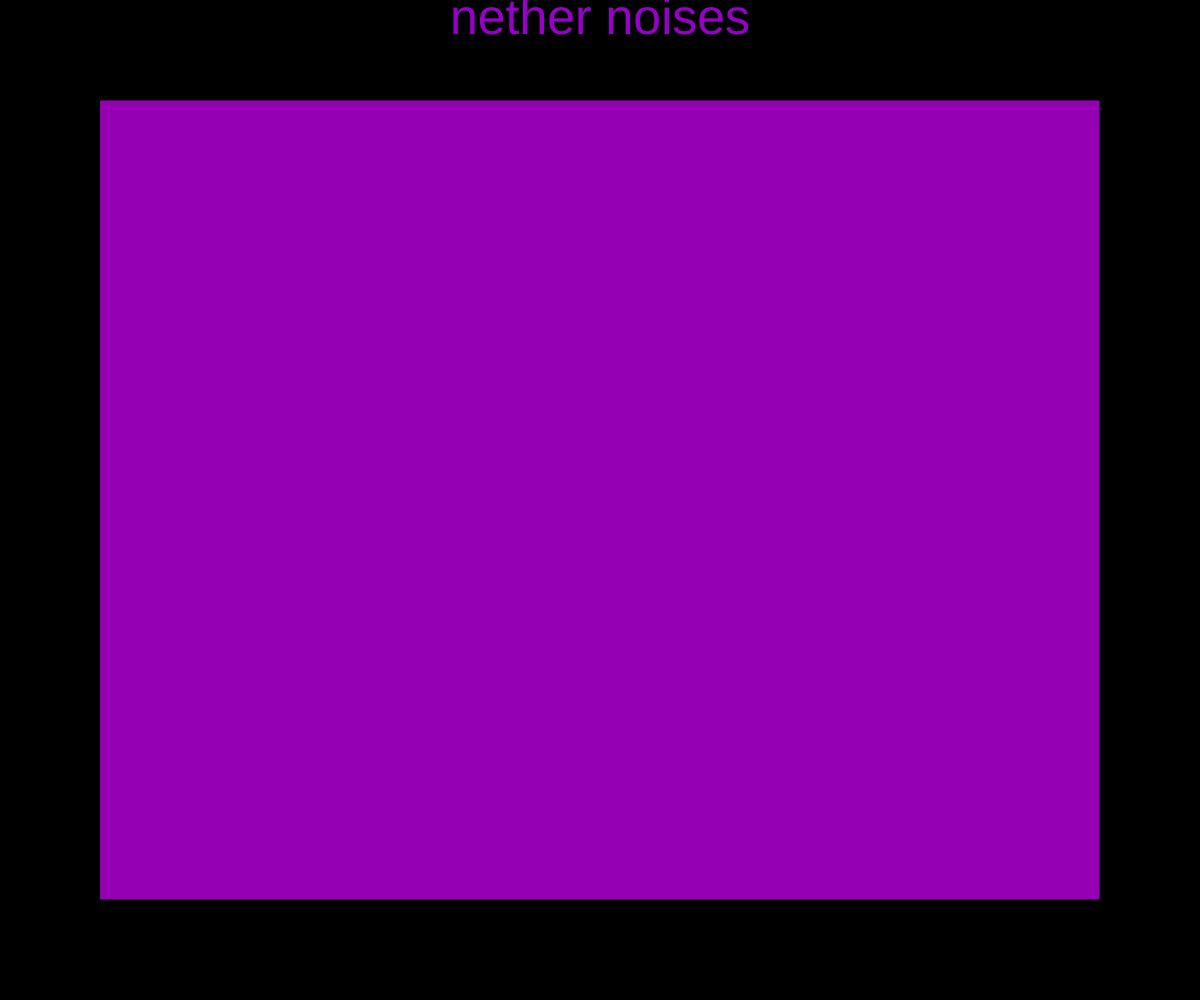
Frame 1 (no input)
Frame 60 (no input): identical to frame 1, image omitted
Frame 120 (the mouse pressed at the canvas centre since frame 60): identical to frame 1, image omitted

The p5.js sketch that drew this single still picture (run headless with seeded random() and noise() and a simulated clock; from frame 60 on, the mouse is pressed at the canvas centre):

// p5.js sketch
// ── sketch.js
function setup() {
  // put setup code here
    createCanvas(windowWidth, windowHeight);
    background(0);
}

function draw() {
  // put drawing code here
    background(0);
    fill(150, 0, 180);
    rect(100, 100, width - 2 * 100, height - 2 * 100);
    
    fill(150, 0, 200);
    textAlign(CENTER, CENTER);
    textSize(50)
    text("nether noises", width/2, 20);
}



function windowResize(){

resizeCanvas (windowWidth, windowHeight);
    
}
